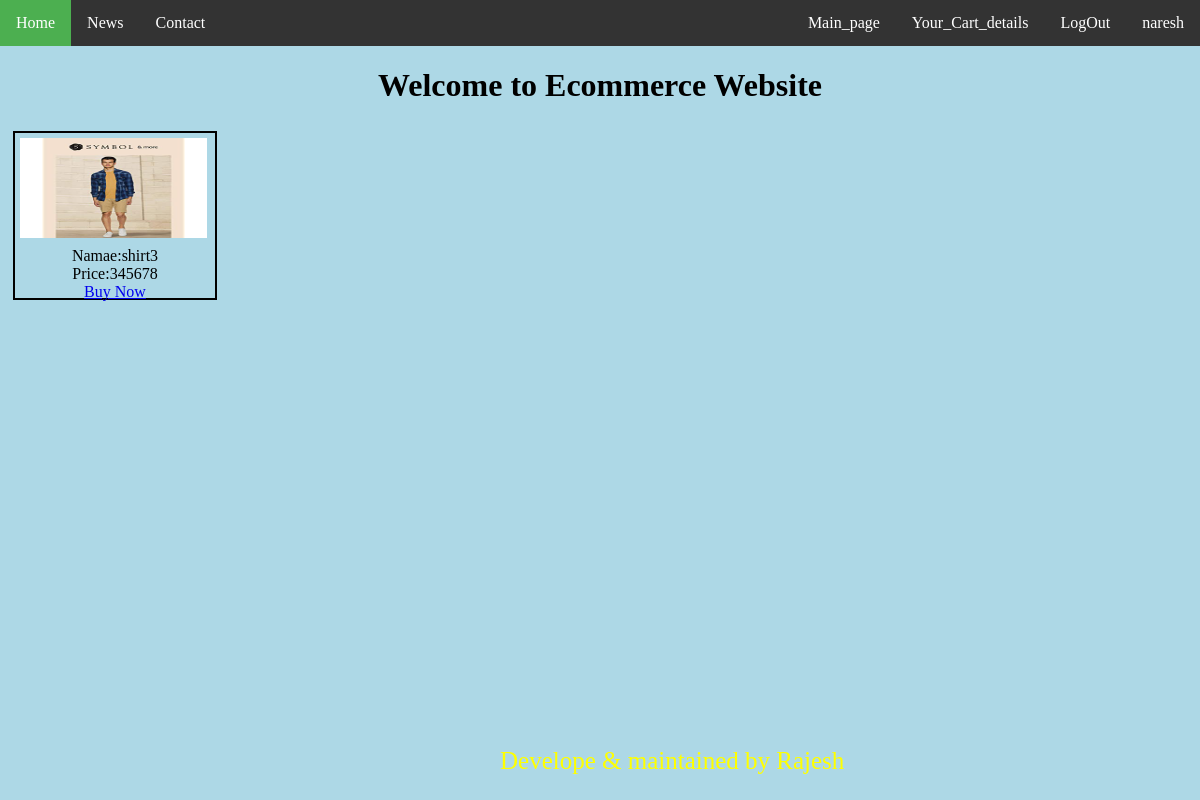
/accounts/display_user_cart_details/ (signed in), run on the app's committed database.
### Ecommers_app/models.py (models this page shows)
class User_Cart(models.Model):
	user = models.ForeignKey(User,on_delete=models.CASCADE)
	P_name=models.CharField(max_length=50)
	P_image = models.ImageField(upload_to='images/')
	P_price=models.IntegerField()

### Ecommers_app/views.py (the view)
# urls.py: path('display_user_cart_details/',display_user_cart_details),
@login_required(login_url='/accounts/login/')
def display_user_cart_details(request):
	if request.session.has_key('username'):
		username1 = request.session['username']
		P_data = User_Cart.objects.filter(user__username=username1)
		return render(request, 'user_cart_details.html',{'images' : P_data})
	else:
		return redirect('/accounts/login')

### Ecommers_app/templates/user_cart_details.html (shortened to what this page needs)
<!DOCTYPE html>
<html>
<head>
</head>
<body>
	    {% extends 'home.html' %}
	{% block content %}
		{% for p in images %}
		<div class="frame">
			<img src="{{ p.P_image.url }}">
			<div class="desc">Namae:{{p.P_name}}</div>
			<div class="desc">Price:{{p.P_price}}</div>
			<div class="desc"><a href="/accounts/Send_mail_to_Buyer/{{p.P_name}}/">Buy Now</a></div>
		</div>
		{% endfor %}
		{% endblock content %}

### Ecommers_app/templates/home.html (shortened to what this page needs)
{% load  static  %}
<!DOCTYPE html>
<html>
<head>
</head>
<body>
	<div class="bg">
		<ul>
			<li><a  class="active" href="/">Home</a></li>
			<li><a href="#news">News</a></li>
			<li><a href="#contact">Contact</a></li>
			{% if user.is_authenticated %}
			<li  id='abc'>{{user.username}}</li>
			<li style="float:right"><a  href="/accounts/logout/">LogOut</a></li>
			<li style="float:right" ><a href="/accounts/display_user_cart_details/">Your_Cart_details</a></li>
			<li style="float:right"><a  href="/accounts/display_products/">Main_page</a></li>
			{% else %}
			<li style="float:right"><a  href="/accounts/register/">Registration</a></li>
			<li style="float:right"><a  href="/accounts/login">Login</a></li>
			{% endif %}
		</ul>
		<h1 style="text-align: center">Welcome to Ecommerce Website</h1>
		{% block content %}
		{% endblock content %}
	</div>
	<div class="content">
			<p>Develope & maintained by Rajesh</p>
	</div>
</body>
</html>

### Ecommers_app/templates/user_cart_details.html (style rules this page uses)
div.frame { width: 200px; height: 160px; float: left; margin:5px; padding-bottom: 5px; border: 2px solid black; margin-left: 13px; }
div.desc { text-align: center; }
div.frame img { width: 187px; height: 100px; padding: 5px; }

### Ecommers_app/templates/home.html (style rules this page uses)
body, html { height: 100%; margin: 0; background-color: lightblue; }
ul { list-style-type: none; margin: 0; padding: 0; overflow: hidden; background-color: #333; }
li { float: left; }
li a { display: block; color: white; text-align: center; padding: 14px 16px; text-decoration: none; }
#abc { display: block; color: white; text-align: center; padding: 14px 16px; text-decoration: none; float:right; }
.active { background-color: #4CAF50; }
div.content { position: fixed; bottom: 0; color: yellow; padding-left: 500px; font-size: 25px; }

### data on the page
User_Cart: P_image (picture), P_name "shirt3", P_price "345678"

### other printed values
{{ user.username }} "naresh"
